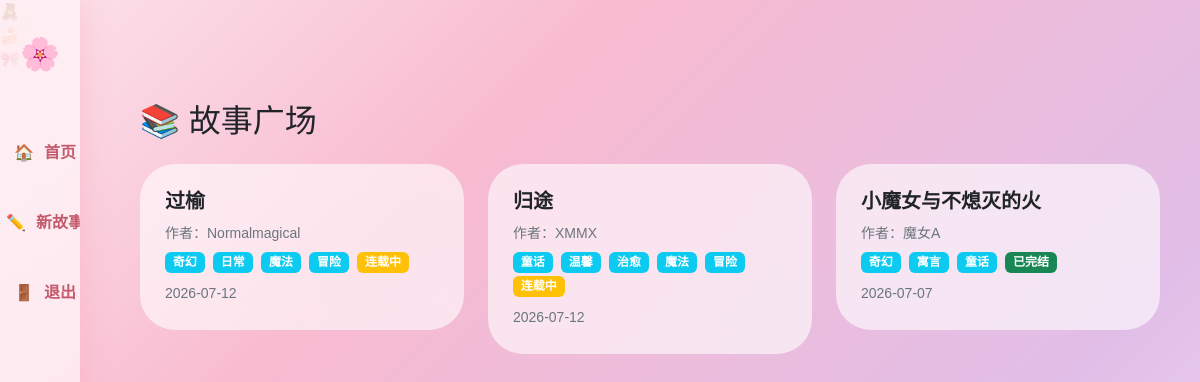
The app's page / (signed in) with its own data.
### models.py (models this page shows)
class Story(db.Model):
    id = db.Column(db.Integer, primary_key=True)
    title = db.Column(db.String(200), nullable=False)
    status = db.Column(db.String(20), default='ongoing')
    created_at = db.Column(db.DateTime, default=datetime.utcnow)
    creator_id = db.Column(db.Integer, db.ForeignKey('user.id'))
    creator = db.relationship('User', backref='created_stories')
    entries = db.relationship('Entry', backref='story', lazy=True, order_by='Entry.created_at')
    tags = db.relationship('Tag', secondary=story_tags, backref=db.backref('stories', lazy=True))

class User(UserMixin, db.Model):
    id = db.Column(db.Integer, primary_key=True)
    username = db.Column(db.String(50), unique=True, nullable=False)
    password = db.Column(db.String(100), nullable=False)
    is_admin = db.Column(db.Boolean, default=False)
    entries = db.relationship('Entry', backref='author', lazy=True)

class Tag(db.Model):
    id = db.Column(db.Integer, primary_key=True)
    name = db.Column(db.String(50), unique=True, nullable=False)

### app.py (the view)
@app.route('/')
def index():
    stories = Story.query.order_by(Story.created_at.desc()).all()
    return render_page('index.html', 'index_content.html', stories=stories)

### app.py (called while the page is built)
@login_manager.user_loader
def load_user(user_id):
    return User.query.get(int(user_id))

def render_page(full_template, content_template, **kwargs):
    if request.headers.get('HX-Request'):
        return render_template(content_template, **kwargs)
    return render_template(full_template, **kwargs)

### templates/index.html
{% extends "base.html" %}
{% block content %}
<h2 class="mb-4">📚 故事广场</h2>
{% if stories %}
    <div class="row">
        {% for story in stories %}
        <div class="col-md-6 col-lg-4 mb-4">
            <a href="/story/{{ story.id }}" class="text-decoration-none">
                <div class="story-card">
                    <h5 class="fw-bold text-dark">{{ story.title }}</h5>
                    <p class="mb-1 text-muted"><small>作者：{{ story.creator.username }}</small></p>
                    <div>
                        {% for tag in story.tags %}
                        <span class="badge bg-info me-1">{{ tag.name }}</span>
                        {% endfor %}
                        <span class="badge bg-{{ 'success' if story.status=='finished' else 'warning' }}">
                            {{ '已完结' if story.status=='finished' else '连载中' }}
                        </span>
                    </div>
                    <p class="mt-2 mb-0 text-muted"><small>{{ story.created_at.strftime('%Y-%m-%d') }}</small></p>
                </div>
            </a>
        </div>
        {% endfor %}
    </div>
{% else %}
    <div class="text-center py-5">
        <span style="font-size: 4rem;">📖</span>
        <h4 class="mt-3 text-muted">还没有故事，快来种下一颗故事的种子吧~</h4>
        <a href="/story/create" class="btn btn-primary mt-3">🌸 创建第一个故事</a>
    </div>
{% endif %}
{% endblock %}

### templates/base.html (style rules this page uses)
:root { --pink-100: #fff0f5; --pink-200: #ffe4ec; --pink-300: #ffb6c1; --pink-400: #ff8da1; --purple-100: #f3e8ff; --purple-200: #e9d5ff; --shadow-soft: 0 8px 30px rgba(255, 182, 193, 0.3); --shadow-hover: 0 15px 45px rgba(255, 130, 160, 0.45); --radius-lg: 28px; --radius-md: 18px; }
* { margin: 0; padding: 0; box-sizing: border-box; }
body { font-family: "Nunito", "PingFang SC", "Microsoft YaHei", sans-serif; background: linear-gradient(135deg, #fce4ec 0%, #f8bbd0 30%, #e1bee7 70%, #f3e5f5 100%); background-attachment: fixed; min-height: 100vh; overflow-x: hidden; }
.story-card { background: rgba(255, 255, 255, 0.6); backdrop-filter: blur(15px); border-radius: 35px; padding: 25px; margin-bottom: 20px; transition: all 0.3s; animation: breathe 4.5s ease-in-out infinite; }

### records on screen
Story: title "过榆", creator.username "Normalmagical", status "连载中", created_at "2026-07-12"
Tag: name "奇幻"
Tag: name "日常"
Tag: name "魔法"
Tag: name "冒险"
Story: title "归途", creator.username "XMMX", status "连载中", created_at "2026-07-12"
Tag: name "童话"
Tag: name "温馨"
Tag: name "治愈"
Story: title "小魔女与不熄灭的火", creator.username "魔女A", status "已完结", created_at "2026-07-07"
Tag: name "寓言"
